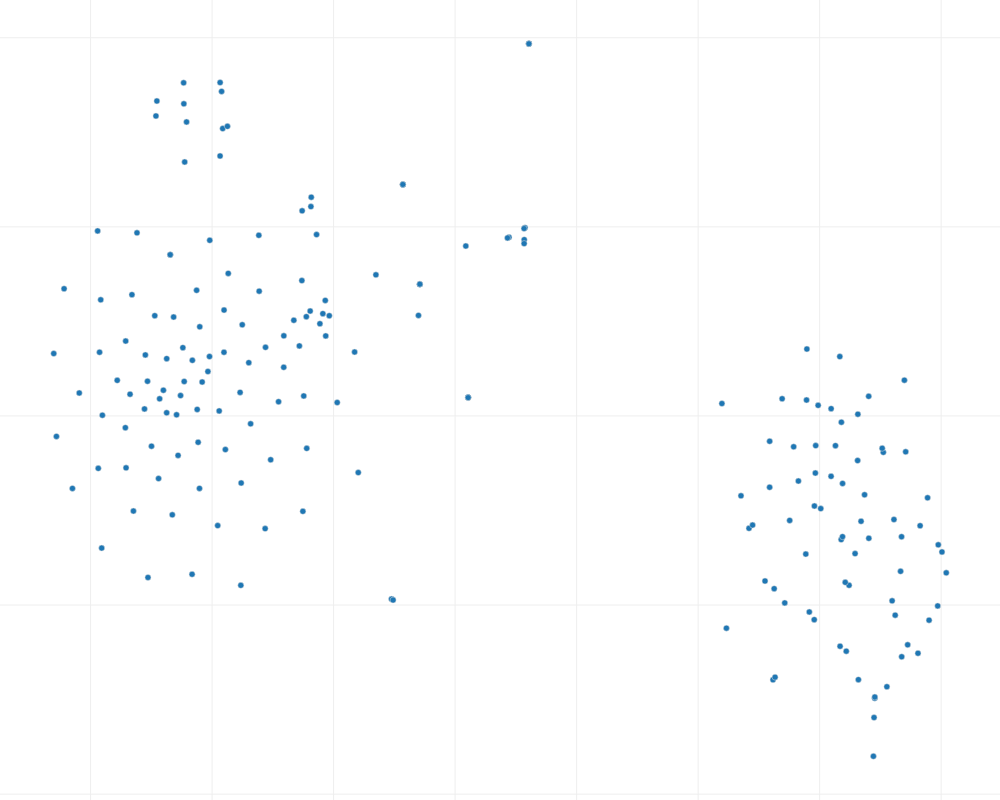

This figure's notebook cell:
### Code cell
plotly_plot_tsne(tsne_embeddings_2d, labels_2d, dimension=2)

### Figure 1 — Plotly figure (JSON) as saved in the notebook; plotly's stock layout.template omitted (floating-point values rounded to 4 significant figures; data arrays with more than 128 entries replaced by an {"elided": "..."} marker saying what was removed)
{"data": [{"hoverinfo": "text", "marker": {"line": {"color": "rgb(225, 225, 225)", "width": 0.5}, "opacity": 1, "size": 6}, "mode": "markers", "text": {"elided": "200 str values"}, "type": "scatter", "uid": "f904daed-221d-4c7b-9b4e-aa1939e114d3", "x": {"elided": "200 float values"}, "y": {"elided": "200 float values"}}], "layout": {"height": 800, "margin": {"b": 0, "l": 0, "r": 0, "t": 0}, "width": 1000, "xaxis": {"zeroline": false}, "yaxis": {"zeroline": false}}}
